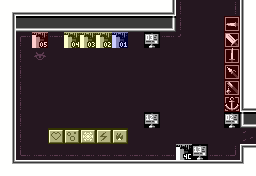

This is a level from a 2D game, rendered from its Tiled map with the project's own tilesets. A one-line summary and the complete map file follow:
An orthogonal 16x11 tile map with 16x16 px tiles, 2 tile layers (Base, Attributes), 6 tilesets.

<map version="1.10" tiledversion="1.11.2" orientation="orthogonal" renderorder="right-down" width="16" height="11" tilewidth="16" tileheight="16" infinite="0" nextlayerid="66" nextobjectid="1">
 <properties>
  <property name="base_logic" value="ROOM_BASE_LOGIC_NONE" />
  <property name="category" value="exterior" />
  <property name="dark" type="bool" value="false" />
  <property name="exit_east" type="bool" value="true" />
  <property name="exit_north" type="bool" value="true" />
  <property name="exit_south" type="bool" value="true" />
  <property name="exit_west" type="bool" value="true" />
  <property name="forbid_player_spawning" type="bool" value="false" />
  <property name="room_obj_palette" value="sprite_palette_overworld_table" />
  <property name="room_palette" value="hub_world_palette_table" />
 </properties>
 <tileset firstgid="1" source="../../MapTiles.tsx" />
 <tileset firstgid="257" source="../../DiscoFloorTiles.tsx" />
 <tileset firstgid="289" source="../../Attributes.tsx" />
 <tileset firstgid="293" source="../../TechnicalTiles.tsx" />
 <tileset firstgid="421" source="../../SignTiles.tsx" />
 <tileset firstgid="549" source="../../ExitTiles.tsx" />
 <layer id="1" name="Base" width="16" height="11">
  <data encoding="csv">
212,226,226,226,226,226,226,226,226,226,227,266,257,257,268,209,
211,242,242,242,242,242,242,242,242,242,243,266,257,257,325,209,
211,258,554,259,553,552,551,550,257,424,259,270,257,257,326,209,
211,266,273,257,257,257,257,257,257,257,257,257,257,257,327,209,
211,266,257,257,257,257,257,257,257,257,257,257,257,257,328,209,
211,266,257,257,257,257,257,257,257,257,257,257,257,257,329,209,
211,266,257,257,257,257,257,257,257,257,257,257,257,257,333,225,
211,266,257,257,257,257,257,257,257,439,257,257,257,257,423,241,
211,266,257,347,348,349,350,351,257,257,257,257,257,257,257,280,
211,274,275,275,275,275,275,275,275,275,275,625,440,275,276,193,
228,194,194,194,194,194,194,194,194,194,194,194,194,194,194,229
</data>
 </layer>
 <layer id="2" name="Attributes" width="16" height="11" opacity="0.2">
  <data encoding="csv">
289,289,289,289,289,289,289,289,289,289,289,289,289,289,289,289,
289,289,289,289,289,289,289,289,289,289,289,289,289,289,292,289,
289,289,292,289,291,291,291,290,289,289,289,289,289,289,292,289,
289,289,0,0,0,0,0,0,0,0,0,0,0,0,292,289,
289,289,289,289,289,289,289,289,289,289,289,289,289,289,292,289,
289,289,289,289,289,289,289,289,289,289,289,289,289,289,292,289,
289,289,289,289,289,289,289,289,289,289,0,0,0,0,292,289,
289,289,289,289,289,289,289,289,289,289,289,289,289,289,289,289,
289,289,289,291,291,291,291,291,0,0,0,289,289,289,289,289,
289,289,289,289,289,0,0,0,0,289,289,289,289,289,289,289,
289,289,289,289,289,289,289,289,289,289,289,289,289,289,289,289
</data>
 </layer>
</map>
